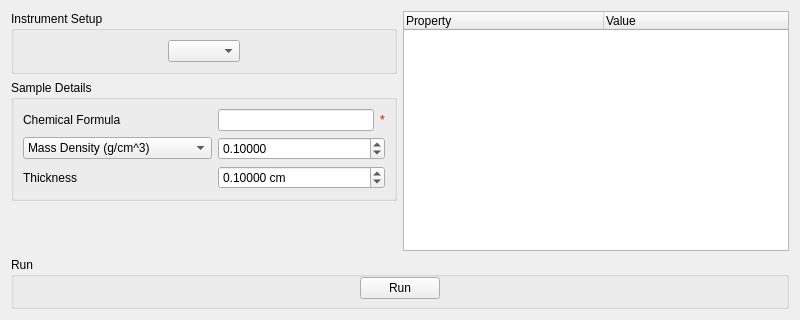
<?xml version="1.0" encoding="UTF-8"?>
<ui version="4.0">
 <class>IndirectTransmissionCalc</class>
 <widget class="QWidget" name="IndirectTransmissionCalc">
  <property name="geometry">
   <rect>
    <x>0</x>
    <y>0</y>
    <width>800</width>
    <height>320</height>
   </rect>
  </property>
  <property name="windowTitle">
   <string>Form</string>
  </property>
  <layout class="QGridLayout" name="gridLayout_3">
   <item row="0" column="0">
    <layout class="QVBoxLayout" name="verticalLayout">
     <item>
      <widget class="QGroupBox" name="gbInstrumentConfig">
       <property name="title">
        <string>Instrument Setup</string>
       </property>
       <layout class="QGridLayout" name="gridLayout">
        <item row="0" column="0">
         <widget class="MantidQt::MantidWidgets::IndirectInstrumentConfig" name="iicInstrumentConfiguration">
          <property name="sizePolicy">
           <sizepolicy hsizetype="Maximum" vsizetype="Fixed">
            <horstretch>0</horstretch>
            <verstretch>0</verstretch>
           </sizepolicy>
          </property>
          <property name="techniques" stdset="0">
           <stringlist>
            <string>TOF Indirect Geometry Spectroscopy</string>
            <string>Reactor Indirect Geometry Spectroscopy</string>
           </stringlist>
          </property>
          <property name="disabledInstruments" stdset="0">
           <stringlist>
            <string>TFXA</string>
           </stringlist>
          </property>
          <property name="enableDiffraction" stdset="0">
           <bool>false</bool>
          </property>
          <property name="showInstrumentLabel" stdset="0">
           <bool>false</bool>
          </property>
         </widget>
        </item>
       </layout>
      </widget>
     </item>
     <item>
      <widget class="QGroupBox" name="gbSampleDetails">
       <property name="title">
        <string>Sample Details</string>
       </property>
       <layout class="QGridLayout" name="gridLayout_2">
        <item row="0" column="0">
         <widget class="QLabel" name="lbChemicalFormula">
          <property name="text">
           <string>Chemical Formula</string>
          </property>
         </widget>
        </item>
        <item row="2" column="0">
         <widget class="QLabel" name="lbThickness">
          <property name="text">
           <string>Thickness</string>
          </property>
         </widget>
        </item>
        <item row="2" column="1">
         <widget class="QDoubleSpinBox" name="spThickness">
          <property name="suffix">
           <string> cm</string>
          </property>
          <property name="decimals">
           <number>5</number>
          </property>
          <property name="maximum">
           <double>1000.000000000000000</double>
          </property>
          <property name="singleStep">
           <double>0.100000000000000</double>
          </property>
          <property name="value">
           <double>0.100000000000000</double>
          </property>
         </widget>
        </item>
        <item row="1" column="1">
         <widget class="QDoubleSpinBox" name="spDensity">
          <property name="suffix">
           <string/>
          </property>
          <property name="decimals">
           <number>5</number>
          </property>
          <property name="maximum">
           <double>10000.000000000000000</double>
          </property>
          <property name="singleStep">
           <double>0.100000000000000</double>
          </property>
          <property name="value">
           <double>0.100000000000000</double>
          </property>
         </widget>
        </item>
        <item row="0" column="1">
         <layout class="QHBoxLayout" name="loChemicalFormula">
          <item>
           <widget class="QLineEdit" name="leChemicalFormula"/>
          </item>
          <item>
           <widget class="QLabel" name="valChemicalFormula">
            <property name="styleSheet">
             <string notr="true">color: rgb(255, 0, 0);</string>
            </property>
            <property name="text">
             <string>*</string>
            </property>
           </widget>
          </item>
         </layout>
        </item>
        <item row="1" column="0">
         <widget class="QComboBox" name="cbDensityType">
          <item>
           <property name="text">
            <string>Mass Density (g/cm^3)</string>
           </property>
          </item>
          <item>
           <property name="text">
            <string>Number Density  (atoms/Å^3)</string>
           </property>
          </item>
         </widget>
        </item>
       </layout>
      </widget>
     </item>
     <item>
      <spacer name="verticalSpacer">
       <property name="orientation">
        <enum>Qt::Vertical</enum>
       </property>
       <property name="sizeHint" stdset="0">
        <size>
         <width>20</width>
         <height>40</height>
        </size>
       </property>
      </spacer>
     </item>
    </layout>
   </item>
   <item row="0" column="1">
    <widget class="QTreeWidget" name="tvResultsTable">
     <property name="columnCount">
      <number>2</number>
     </property>
     <attribute name="headerDefaultSectionSize">
      <number>200</number>
     </attribute>
     <attribute name="headerMinimumSectionSize">
      <number>50</number>
     </attribute>
     <column>
      <property name="text">
       <string>Property</string>
      </property>
     </column>
     <column>
      <property name="text">
       <string>Value</string>
      </property>
     </column>
    </widget>
   </item>
   <item row="1" column="0" colspan="2">
    <widget class="QGroupBox" name="gbRun">
     <property name="title">
      <string>Run</string>
     </property>
     <layout class="QHBoxLayout" name="horizontalLayout">
      <property name="spacing">
       <number>0</number>
      </property>
      <property name="leftMargin">
       <number>0</number>
      </property>
      <property name="topMargin">
       <number>0</number>
      </property>
      <property name="rightMargin">
       <number>0</number>
      </property>
      <property name="bottomMargin">
       <number>7</number>
      </property>
      <item>
       <spacer name="horizontalSpacer">
        <property name="orientation">
         <enum>Qt::Horizontal</enum>
        </property>
        <property name="sizeHint" stdset="0">
         <size>
          <width>350</width>
          <height>20</height>
         </size>
        </property>
       </spacer>
      </item>
      <item>
       <widget class="QPushButton" name="pbRun">
        <property name="text">
         <string>Run</string>
        </property>
       </widget>
      </item>
      <item>
       <spacer name="horizontalSpacer_2">
        <property name="orientation">
         <enum>Qt::Horizontal</enum>
        </property>
        <property name="sizeHint" stdset="0">
         <size>
          <width>349</width>
          <height>20</height>
         </size>
        </property>
       </spacer>
      </item>
     </layout>
    </widget>
   </item>
  </layout>
 </widget>
 <customwidgets>
  <customwidget>
   <class>MantidQt::MantidWidgets::IndirectInstrumentConfig</class>
   <extends>QComboBox</extends>
   <header>Common/IndirectInstrumentConfig.h</header>
  </customwidget>
 </customwidgets>
 <resources/>
 <connections/>
</ui>
